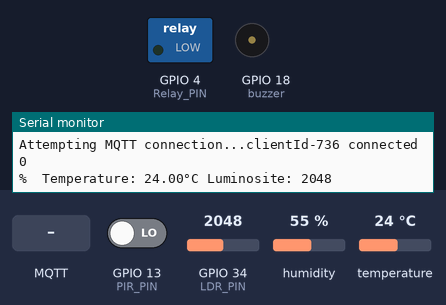
Recording of a sketch running on a simulated ESP32. Parts: switched loads named in the sketch (green lamp = pin HIGH), buzzer (waves = sounding), the last lines printed to the serial monitor. Inputs (shaded band) come from the test bench; at power-on: GPIO 34 (LDR_PIN) = 2048, GPIO 13 (PIR_PIN) LOW, humidity 55 %, temperature 24 °C. WiFi joins after 1.5 s; servers stay silent unless stated; random numbers use the default seed unless the sketch sets one; no MQTT or app messages arrive unless stated.

Above: at 2.7 s.
2.8 s: MQTT message "off" arrives on the first subscribed topic
13.0 s: GPIO 34 (LDR_PIN) set to 1340
22.7 s: GPIO 34 (LDR_PIN) set to 1236
At 32.5 s:
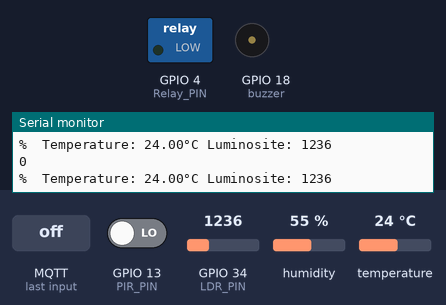
33.1 s: MQTT message "on" arrives on the first subscribed topic
At 36.9 s:
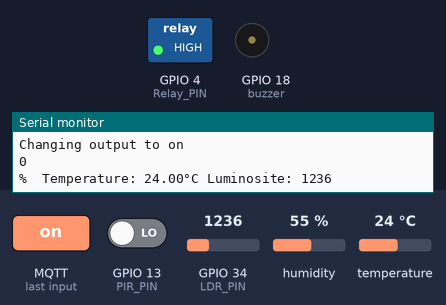
43.1 s: GPIO 13 (PIR_PIN) driven HIGH
At 52.5 s:
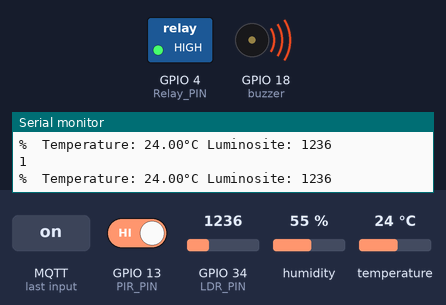
53.1 s: GPIO 13 (PIR_PIN) driven LOW
At 63.0 s:
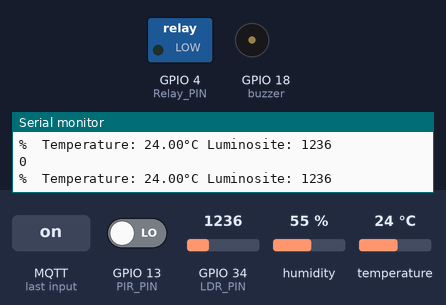
Timing chart, 0 to 64.1 s (numbered marks = the images above; inputs shaded):
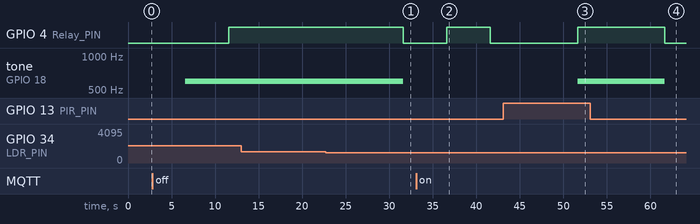

Measured:
- after the input at 22.7 s, GPIO 4 (Relay_PIN): HIGH → LOW after 8.9 s; tone on GPIO 18 (buzzer): 600 Hz → silent after 8.9 s
- after the input at 33.1 s, GPIO 4 (Relay_PIN): LOW → HIGH after 3.5 s, → LOW 5.0 s later
- after the input at 43.1 s, GPIO 4 (Relay_PIN): LOW → HIGH after 8.5 s; tone on GPIO 18 (buzzer): silent → 600 Hz after 8.5 s
- after the input at 53.1 s, GPIO 4 (Relay_PIN): HIGH → LOW after 8.6 s; tone on GPIO 18 (buzzer): 600 Hz → silent after 8.6 s

The sketch:

embedded.ino
```cpp
#include <WiFi.h>
#include <PubSubClient.h>

const char* ssid = "Wokwi-GUEST";
const char* password = "";
const char* mqttServer = "broker.hivemq.com";
int port = 1883;
String stMac;
char mac[50];
char clientId[50];

WiFiClient espClient;
PubSubClient client(espClient);

#define PIR_PIN 13
#define Relay_PIN 4
#define LDR_PIN 34
#define buzzer 18
#include "DHT.h"

#define DHTPIN 15
#define DHTTYPE DHT22

#define TEMP_UPPER_THRESHOLD  25 // upper temperature threshold
#define TEMP_LOWER_THRESHOLD  22 // lower temperature threshold


DHT dht(DHTPIN, DHTTYPE);

void setup() {
 randomSeed(analogRead(0));

  delay(10);
  Serial.println();
  Serial.print("Connecting to ");
  Serial.println(ssid);

  wifiConnect();

  Serial.println("");
  Serial.println("WiFi connected");
  Serial.println("IP address: ");
  Serial.println(WiFi.localIP());
  Serial.println(WiFi.macAddress());
  stMac = WiFi.macAddress();
  stMac.replace(":", "_");
  Serial.println(stMac);

  client.setServer(mqttServer, port);
  client.setCallback(callback);

  Serial.begin(115200);
  pinMode(PIR_PIN, INPUT);
  pinMode(Relay_PIN, OUTPUT);
  pinMode(LDR_PIN, INPUT);
  pinMode(buzzer, OUTPUT);
  dht.begin();
}

void wifiConnect() {
  WiFi.mode(WIFI_STA);
  WiFi.begin(ssid, password);
  while (WiFi.status() != WL_CONNECTED) {
    delay(500);
    Serial.print(".");
  }
}

void mqttReconnect() {
  while (!client.connected()) {
    Serial.print("Attempting MQTT connection...");
    long r = random(1000);
    sprintf(clientId, "clientId-%ld", r);
    if (client.connect(clientId)) {
      Serial.print(clientId);
      Serial.println(" connected");
      client.subscribe("topicactivaterelay");
    } else {
      Serial.print("failed, rc=");
      Serial.print(client.state());
      Serial.println(" try again in 5 seconds");
      delay(5000);
    }
  }
}

void callback(char* topic, byte* message, unsigned int length) {
  Serial.print("Message arrived on topic: ");
  Serial.print(topic);
  Serial.print(". Message: ");
  String stMessage;

  for (int i = 0; i < length; i++) {
    Serial.print((char)message[i]);
    stMessage += (char)message[i];
  }
  Serial.println();

  if (String(topic) == "topicactivaterelay") {
    Serial.print("Changing output to ");
    if(stMessage == "on"){
      Serial.println("on");
      digitalWrite(Relay_PIN, HIGH);
      client.publish("STATRELAY", "LED is ON");
    }
    else if(stMessage == "off"){
      Serial.println("off");
      digitalWrite(Relay_PIN, LOW);
      client.publish("STATRELAY", "LED is OFF");
    }
  }
}


void loop() {
  if (!client.connected()) {
    mqttReconnect();
  }
  client.loop();

  int motion = digitalRead(PIR_PIN);
  int lightValue =analogRead(LDR_PIN);
  Serial.println(motion);

  if (motion == HIGH){
    client.publish("myproject/motion", "Motion is detected");
  }
  else{
    client.publish("myproject/motion", "Motion is not detected");
  }

  char tempString[8];
  char lumString[8];
  float t = dht.readTemperature();
  dtostrf(t, 1, 2, tempString);
  Serial.print(F("%  Temperature: "));
  Serial.print(t);
  Serial.print(F("°C "));
  client.publish("myproject/temperature", tempString);
  Serial.print("Luminosite: ");
  Serial.println(lightValue);
  dtostrf(lightValue, 1, 2, lumString);
  client.publish("myproject/lumiere", lumString);
  delay(5000);

if ((motion == HIGH)|| (t < TEMP_LOWER_THRESHOLD) || (lightValue > 1300) ){
    digitalWrite(Relay_PIN, HIGH);
    tone(buzzer,600);

  } else
  { digitalWrite(Relay_PIN, LOW);
    noTone(buzzer);
  }

  // il fait nuit et il ya un mouvement
  /*if (lightValue > 1300 && motion == HIGH ) {
    digitalWrite(Relay_PIN, HIGH);
  } */


}
```
